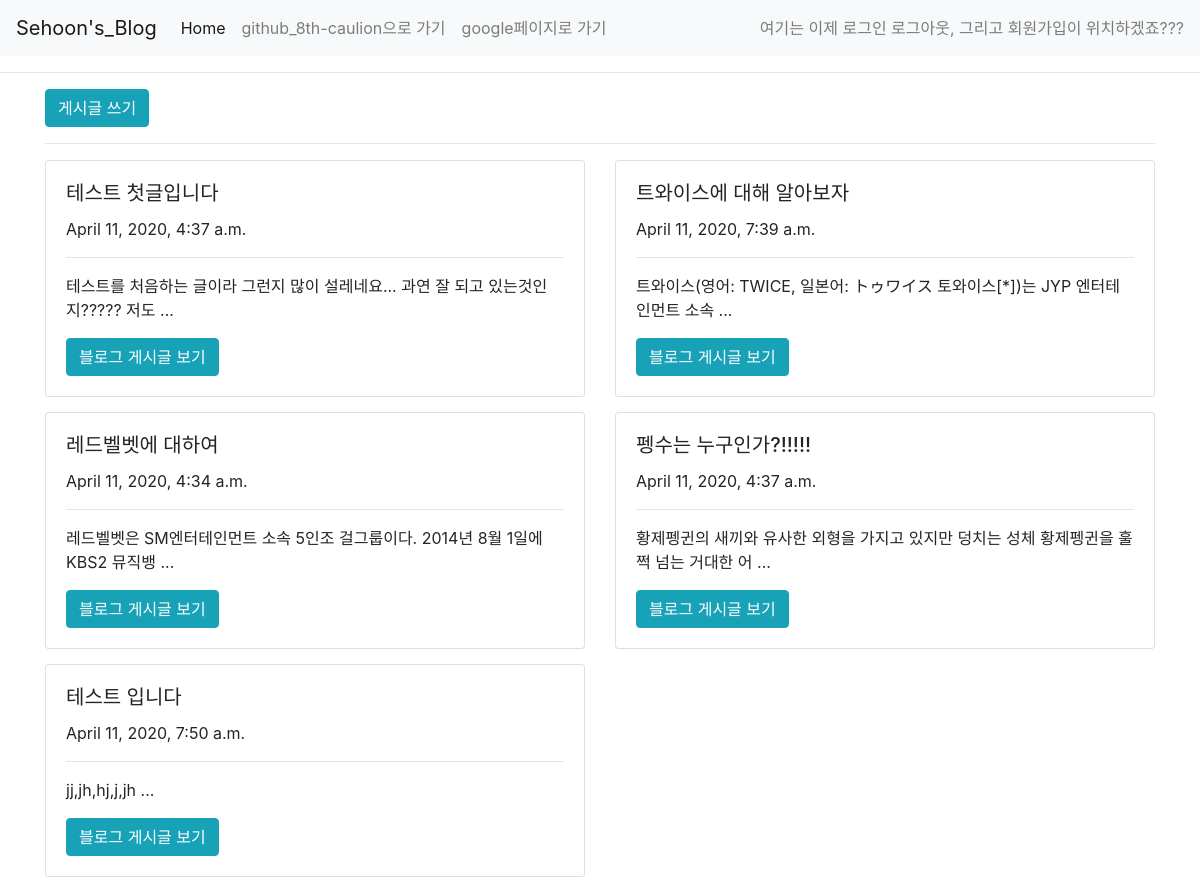
The app's page /, older data.
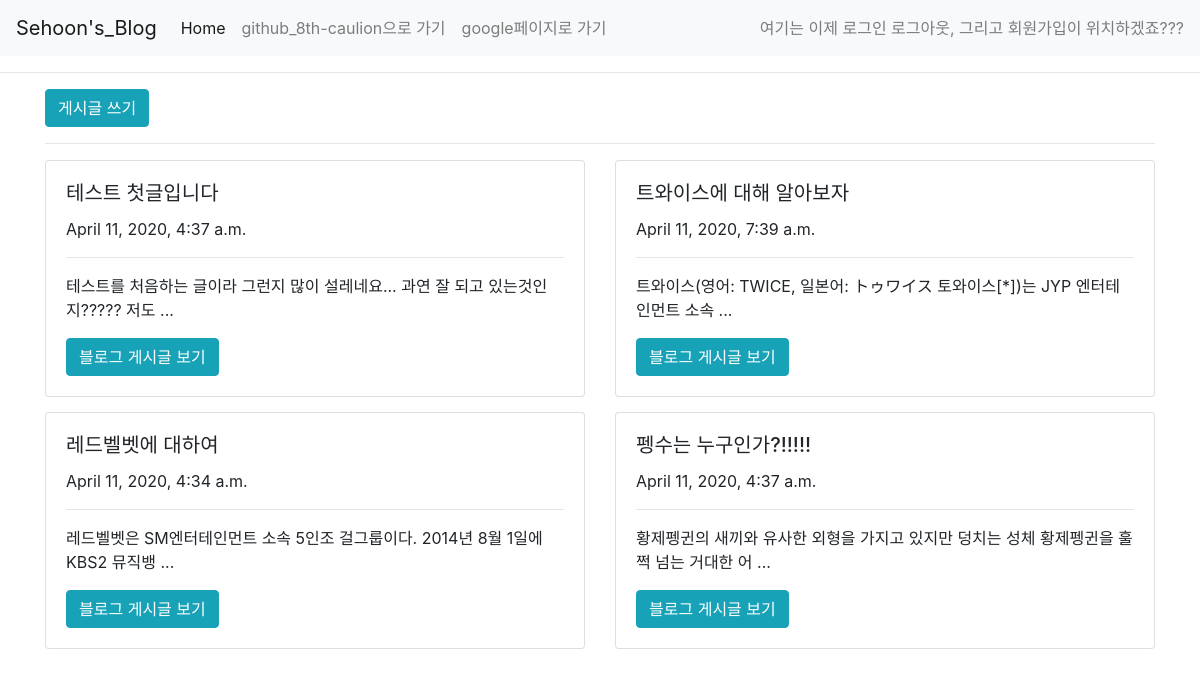
The same page, newer data.
### blogpost/models.py (models this page shows, shortened)
class Blog(models.Model):
    user_id = models.IntegerField()
    title = models.CharField(max_length = 200)
    pub_date = models.DateTimeField('date published')
    body = models.TextField()
    def summary(self):
        return self.body[:50]

### blogpost/views.py (the view)
# urls.py: 2. Add a URL to urlpatterns:  path('', views.home, name='home')
def home(request):
    blogs = Blog.objects #쿼리셋 개념 알아야됨!! 꼭꼭
    return render(request, 'home.html', {'blogs' : blogs})

### blogpost/templates/home.html
{% extends 'base.html' %}
{% block content %}
<a href="{% url 'new' %}"><button type="button" class="btn btn-info">게시글 쓰기</button></a>
<hr>
<div class="row">
    {% for blog in blogs.all %}
    <div class="col-sm-6" style = "padding-bottom : 15px;" >
        <div class="card" >
            <div class="card-body">
                <h5 class="card-title">{{blog.title}}</h5>
                {{blog.pub_date}}
                <hr>
                <p class="card-text">{{blog.summary}} ...</p>
                <a href="{% url 'detail' blog.id %}" class="btn btn-info">블로그 게시글 보기</a>
            </div>
        </div>
    </div>
    {% endfor %}
</div>
{% endblock content %}

### blogpost/templates/base.html (shortened to what this page needs)
<!DOCTYPE html>
<html lang="en">
<head>
    <link rel="stylesheet" href="https://stackpath.bootstrapcdn.com/bootstrap/4.4.1/css/bootstrap.min.css"
>
</head>
<body>
    <nav class="navbar navbar-expand-lg navbar-light bg-light">
        <a class="navbar-brand" href="#">Sehoon's_Blog</a>
        <div class="collapse navbar-collapse" id="navbarText">
            <ul class="navbar-nav mr-auto">
                <li class="nav-item active">
                    <a class="nav-link" href="{% url 'home' %}">Home <span class="sr-only">(current)</span></a>
                </li>
                <li class="nav-item">
                    <a class="nav-link" href="https://github.com/8th-caulion">github_8th-caulion으로 가기</a>
                </li>
                <li class="nav-item">
                    <a class="nav-link" href="https://google.com">google페이지로 가기</a>
                </li>
            </ul>
            <span class="navbar-text">
                여기는 이제 로그인 로그아웃, 그리고 회원가입이 위치하겠죠???
            </span>
        </div>
    </nav>
    <hr>
    <div class="container">
        {% block content %}
        {% endblock content %}
    </div>
</body>
</html>

Row changes from the older to the newer data that the page shows:
removed Blog: title "테스트 입니다", pub_date "April 11, 2020, 7:50 a.m.", summary "jj,jh,hj,j,jh"
